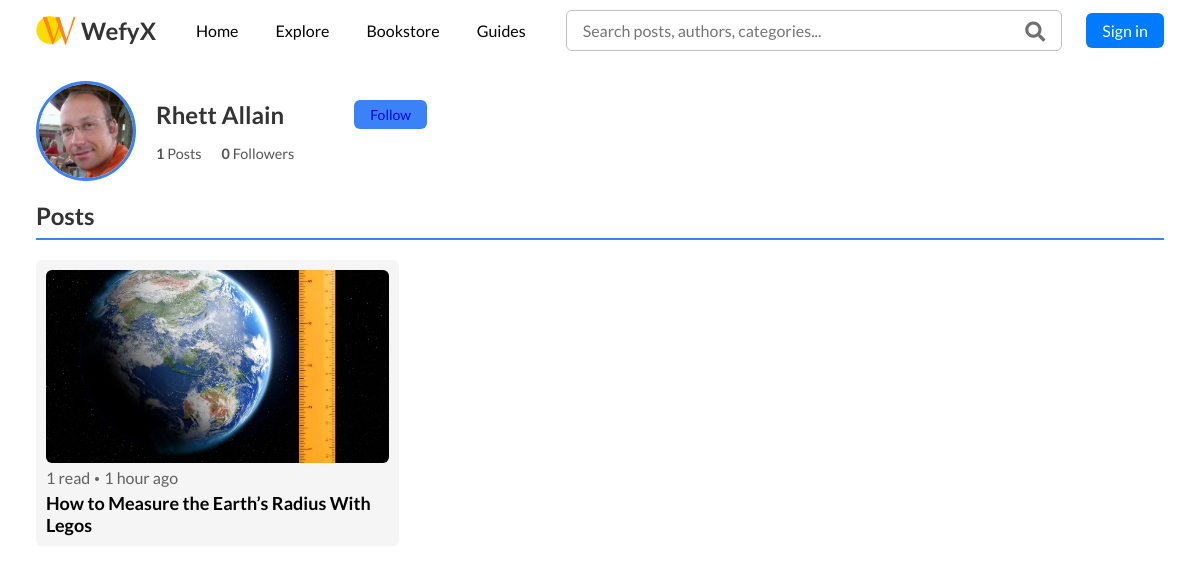
Page /Rhett Allain/ on the earlier database version.
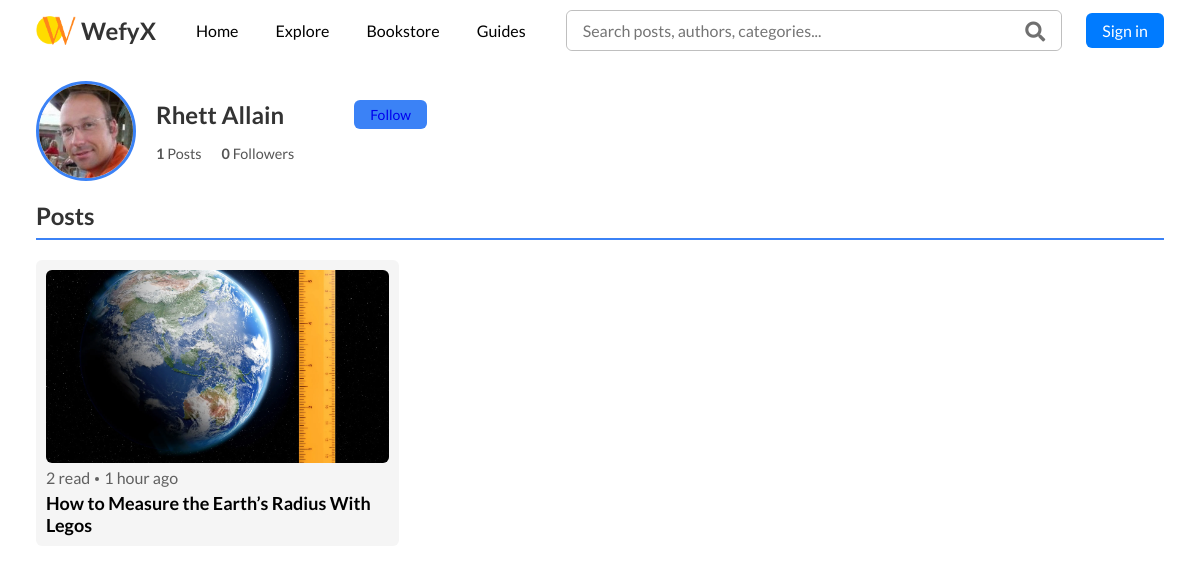
Same page on the later database version.
### accounts/models.py (models this page shows, shortened)
class CustomUser(AbstractUser):
    bio = models.TextField(blank=True, null=True)
    profile_picture = models.ImageField(upload_to='profile_pics/', blank=True, null=True)
    location = models.CharField(max_length=100, blank=True, null=True)
    email = models.EmailField(blank=True, null=True, unique=False)
    followers = models.ManyToManyField(
        'self',
        symmetrical=False,
        related_name='following',
        blank=True
    )

### HOME/models.py (models this page shows, shortened)
class Post(models.Model):  # Renamed from PostList
    post_category = models.ForeignKey(
        Category,
        on_delete=models.SET_NULL,
        null=True,
        blank=True,
        related_name='posts'
    )
    post_title = models.CharField(max_length=150)
    description = HTMLField()  # This will render TinyMCE in Django admin
    image = models.ImageField(upload_to='blog_images/')
    read_count = models.PositiveIntegerField(default=0)
    created_at = models.DateTimeField(auto_now_add=True, db_index=True)      #published
    post_slug = AutoSlugField(populate_from="post_title", unique=True)
    author = models.ForeignKey(settings.AUTH_USER_MODEL, on_delete=models.CASCADE, related_name='posts', null=True, blank=True)
    @property
    def time_since_posted(self):
        now = timezone.now()
        diff = now - self.created_at
        seconds = diff.total_seconds()
        minutes = int(seconds // 60)
        hours = int(minutes // 60)
        days = diff.days
        weeks = days // 7
        months = days // 30
        years = days // 365
        if seconds < 60:
            return "just now"
        elif minutes < 60:
            return f"{minutes} minute{'s' if minutes != 1 else ''} ago"
        elif hours < 24:
            return f"{hours} hour{'s' if hours != 1 else ''} ago"
        elif days < 7:
            return f"{days} day{'s' if days != 1 else ''} ago"
        elif weeks < 5:
            return f"{weeks} week{'s' if weeks != 1 else ''} ago"
        elif months < 12:
            return f"{months} month{'s' if months != 1 else ''} ago"
        else:
            return f"{years} year{'s' if years != 1 else ''} ago"
    class Meta:
        ordering = ['-created_at']  # Default ordering: newest posts first

### HOME/views.py (the view)
# urls.py: path('<str:username>/', views.profile_detail, name='profile_detail'),
def profile_detail(request, username):
    user = get_object_or_404(CustomUser, username=username)
    user_posts = user.posts.all()
    return render(request, 'accounts/author_detail.html', {
        'profile_user': user,
        'user_posts': user_posts
    })

### templates/accounts/author_detail.html (shortened to what this page needs)
{% extends "base.html" %}
{% load static %}
{% block content %}
<link rel="stylesheet" href="{% static 'css/author_detail.css' %}">
<div class="container">
    <section id="profile" class="content-section">
        <div id="profile-view">
            <div class="profile">
                <div class="profile-info-container">
                    {% if profile_user.profile_picture %}
                    <img src="{{ profile_user.profile_picture.url }}"
                        alt="{{ profile_user.get_full_name|default:profile_user.username }}'s Avatar" />
                    {% else %}
                    <img src="{% static 'images/user.png' %}" alt="Default Avatar" />
                    {% endif %}
                    <div class="profile-info">
                        <div class="name-follow-btn">
                            <h2 id="profile-name">{{ profile_user.username }}</h2>
                            {% if request.user.is_authenticated %}
                            {% if request.user == profile_user %}
                            <a href="{% url 'profileEdit' %}" class="follow-btn">Edit Profile</a>
                            {% else %}
                            <button id="follow-btn" class="follow-btn"
                                onclick="toggleFollow('{{ profile_user.username }}')">
                                {% if request.user in profile_user.followers.all %}
                                Unfollow
                                {% else %}
                                Follow
                                {% endif %}
                            </button>
                            {% endif %}
                            {% else %}
                            <a href="{% url 'login' %}" class="follow-btn">Follow</a>
                            {% endif %}
                        </div>
                        <div class="profile-stats">
                            <span><strong id="profile-posts-count">{{ user_posts|length }}</strong> Posts</span>
                            <span><strong id="profile-followers-count">{{ profile_user.followers.count }}</strong> Followers</span>
                        </div>
                    </div>
                </div>
            </div>
            <div class="post_hr_line">
                <h2>Posts</h2>
            </div>
            <div>
                <div class="all-pst">
                    <div class="card-list">
                        {% for post in user_posts %}
                        <div class="card" onclick="window.location.href='{% url 'post_detail' post.post_slug %}'">
                            <img src="{{ post.image.url|default:'' }}" alt="{{ post.post_title|default:'Post image' }}"
                                loading="lazy">
                            <div class="read--time">
                                <span>{{ post.read_count|default:0 }} read</span>
                                <div class="dot" aria-hidden="true"></div>
                                <span>{{ post.time_since_posted|default:'' }}</span>
                            </div>
                            <h2>{{ post.post_title|default:'Untitled' }}</h2>
                        </div>
                        {% empty %}
                        <p>No posts available.</p>
                        {% endfor %}
                    </div>
                </div>
            </div>
        </div>
    </section>
</div>
{% endblock %}

### templates/base.html (shortened to what this page needs)
{% load static %}
<!DOCTYPE html>
<html lang="en">
<head>
    <link rel="stylesheet" href="{%static 'css/style.css' %}" type="text/css">
    <link rel="stylesheet" href="https://cdnjs.cloudflare.com/ajax/libs/font-awesome/5.15.4/css/all.min.css">
    <link href='https://unpkg.com/boxicons@2.1.4/css/boxicons.min.css' rel='stylesheet'>
</head>
<body>
    <main>
        <header>
            <div class="navbar">
                <div class="logo">
                    <img src="/static/images/we.png" alt="WefyX logo">
                    <h2>WefyX</h2>
                </div>
                <nav>
                    <a href="{% url 'home' %}"
                        class="{% if request.resolver_match.url_name == 'home' %}active{% endif %}">Home</a>
                    <a href="{% url 'explore' %}"
                        class="{% if request.resolver_match.url_name == 'explore' %}active{% endif %}">Explore</a>
                    <a href="{% url 'bookstore' %}"
                        class="{% if request.resolver_match.url_name == 'bookstore' %}active{% endif %}">Bookstore</a>
                    <a href="{% url 'guides' %}"
                        class="{% if request.resolver_match.url_name == 'guides' %}active{% endif %}">Guides</a>
                </nav>
                <div class="search_bar">
                    <form action="{% url 'search_results' %}" method="get">
                        <input type="text" placeholder="Search posts, authors, categories..." name="search_query"
                            value="{{ search_query|default:'' }}">
                        <button title="Search" type="submit">
                            <i class="fa fa-search icon-search"></i>
                        </button>
                    </form>
                </div>
                <div class="user-account">
                    {% if user.is_authenticated %}
                    <div class="profile-container">
                        {% if user.profile_picture %}
                        <img src="{{ user.profile_picture.url }}" alt="Profile Picture" class="profile-icon"
                            id="profile-icon">
                        {% else %}
                        <img src="{% static 'images/user.png' %}" alt="Default Profile Picture" class="profile-icon"
                            id="profile-icon">
                        {% endif %}
                        <div class="dropdown-menu" id="profile-dropdown">
                            <div class="user-info">
                                <strong>{{ user.get_full_name|default:user.username }}</strong>
                                <small>{{ user.email }}</small>
                            </div>
                            <div class="dropdown-links">
                                <a href="{% url 'profile' username=request.user.username %}">
                                    <i class="fas fa-user"></i>Profile
                                </a>
                                <a href="{% url 'settings' %}"><i class="fas fa-cog"></i> Settings</a>
                                <a href="{% url 'help' %}"><i class="fas fa-question-circle"></i> Help</a>
                                <hr>
                                <a href="{% url 'logout' %}" class="logout"><i class="fas fa-sign-out-alt"></i>
                                    Logout</a>
                            </div>
                        </div>
                    </div>
                    {% else %}
                    <a href="{% url 'signup' %}" class="btn sign-up" title="Create account">Sign in</a>
                    {% endif %}
                </div>
            </div>
        </header>
        {% block content %}{% endblock %}
    </main>
</body>
</html>

### static/css/style.css (style rules this page uses)
* { margin: 0; padding: 0; font-family: "Lato", sans-serif; box-sizing: border-box; text-decoration: none; }
html { scroll-behavior: smooth; }
:root { --btn-color: #007bff; --font-color: #fff; --my-font-size: 16px; }
.btn { padding: 8px 16px; background-color: white; color: black; text-decoration: none; font-size: var(--my-font-size); cursor: pointer; white-space: nowrap; transition: transform 0.3s ease-in-out; }
main { padding: 0 3vw; }
header { width: 100%; position: sticky; top: 0; z-index: 9; background-color: white; padding: 10px 0px 10px; }
header .navbar { display: flex; align-items: center; justify-content: space-between; gap: 2vw; }
.logo { display: flex; align-items: center; gap: 5px; cursor: pointer; }
.logo img { width: 40px; }
header nav { display: flex; align-items: center; gap: 5px; }
header nav a { padding: 8px 16px; font-size: var(--my-font-size); color: black; transition: transform 0.3s ease-in-out; border-radius: 6px; }
header .search_bar { width: 100%; border: 1px solid #bfbfbf; border-radius: 6px; }
header .search_bar form { display: flex; }
header .search_bar form button { padding: 0 16px; font-size: 20px; color: black; cursor: pointer; border: none; border-radius: 0px 6px 6px 0px; background-color: white; }
header .search_bar form button i { color: #707070; transition: color 0.2s ease-in-out; }
header .search_bar input { width: 100%; padding: 10px 16px; padding-left: 16px; outline: 0; border: none; border-radius: 6px 0px 0px 6px; font-size: var(--my-font-size); }
header .user-account { display: flex; align-items: center; gap: 10px; }
header .user-account > a { white-space: nowrap; background-color: var(--btn-color); color: white; border-radius: 6px; }
.card-list { display: grid; grid-template-columns: repeat(auto-fill, minmax(300px, 1fr)); gap: 30px 20px; }
.card { margin: 0 auto; display: flex; flex-direction: column; gap: 5px; padding: 10px; cursor: pointer; background-color: #f5f5f5; border-radius: 6px; }
.card img { width: 100%; aspect-ratio: 16/9; border-radius: 6px; object-fit: cover; }
.card h2 { color: black; font-size: 18px; overflow: hidden; display: -webkit-box; -webkit-line-clamp: 3; line-clamp: 3; -webkit-box-orient: vertical; }
.read--time { display: flex; align-items: center; font-size: var(--my-font-size); color: #606060; }
.read--time .dot { width: 4px; height: 4px; background-color: #606060; margin-inline: 5px; margin-top: 4px; border-radius: 50%; }

### static/css/author_detail.css (style rules this page uses)
html, body { margin: 0; padding: 0; height: 100%; font-family: "Segoe UI", Tahoma, Geneva, Verdana, sans-serif; color: #333; }
.profile { padding-top: 20px; padding-bottom: 20px; }
.profile-info-container { display: flex; align-items: center; gap: 20px; }
.name-follow-btn { display: flex; }
.follow-btn { background-color: #3b82f6; height: fit-content; padding: 6px 16px; font-size: 14px; outline: none; border: none; border-radius: 6px; margin-left: 70px; cursor: pointer; }
.profile img { width: 100px; height: 100px; border-radius: 50%; object-fit: cover; border: 3px solid #3b82f6; }
.profile-info h2 { margin: 0 0 8px; }
.profile-stats { display: flex; gap: 20px; margin-top: 0.5rem; }
.profile-stats span { font-size: 0.9rem; color: #555; }
.post_hr_line { border-bottom: 2px solid #3b82f6; padding-bottom: 8px; margin: 0 0 20px; gap: 20px; display: flex; align-items: center; }

### templates/base.html (style rules this page uses)
.user-account { display: flex; align-items: center; gap: 10px; }

Differences in the rows shown:
changed Post "How to Measure the Earth’s Radius With Legos": read_count "1" → "2"
